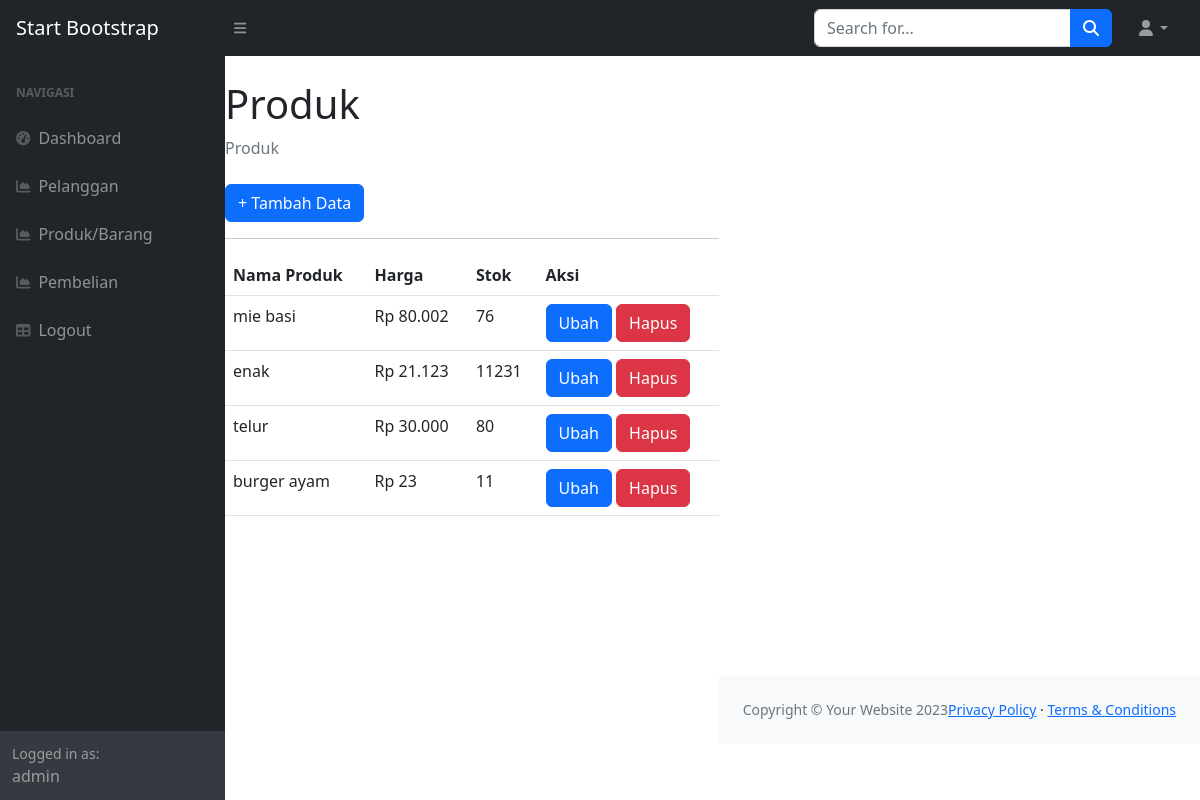
Page /kasir/index.php?page=produk (signed in) on the committed database.
### tables this page shows
CREATE TABLE `produk` (
  `id_produk` int(11) NOT NULL,
  `nama_produk` varchar(255) DEFAULT NULL,
  `harga` int(10) DEFAULT NULL,
  `stok` int(11) DEFAULT NULL
);

### kasir/produk.php (the view)
<class="container-fluid px-4">
    <h1 class="mt-4">Produk</h1>
    <ol class="breadcrumb mb-4">
        <li class="breadcrumb-item active">Produk</li>
    </ol>
    <a href="?page=produk_tambah" class="btn btn-primary"> + Tambah Data</a>
    <hr>
    <table class="table">
        <thead>
            <tr>
                <th>Nama Produk</th>
                <th>Harga</th>
                <th>Stok</th>
                <th>Aksi</th>
            </tr>
        </thead>
        <tbody>
            <?php
            $query = mysqli_query($koneksi, "SELECT * FROM produk");
            while ($data = mysqli_fetch_array($query)) {
            ?>
                <tr>
                    <td><?php echo $data['nama_produk']; ?></td>
                    <td><?php echo 'Rp ' . number_format($data['harga'], 0, ',', '.'); ?></td>
                    <td><?php echo $data['stok']; ?></td>
                    <td>
                        <a href="?page=produk_ubah&&id=<?php echo $data['id_produk']; ?>" class="btn btn-primary">Ubah</a>
                        <a href="?page=produk_hapus&&id=<?php echo $data['id_produk']; ?>" class="btn btn-danger">Hapus</a>
                    </td>
                </tr>
            <?php
            }
            ?>
        </tbody>
    </table>
    </div>

### rows in the picture
produk: nama_produk "mie basi", harga "80.002", stok "76"
produk: nama_produk "enak", harga "21.123", stok "11231"
produk: nama_produk "telur", harga "30.000", stok "80"
produk: nama_produk "burger ayam", harga "23", stok "11"

### other values in the picture
$_SESSION['user']['nama'] "admin"
